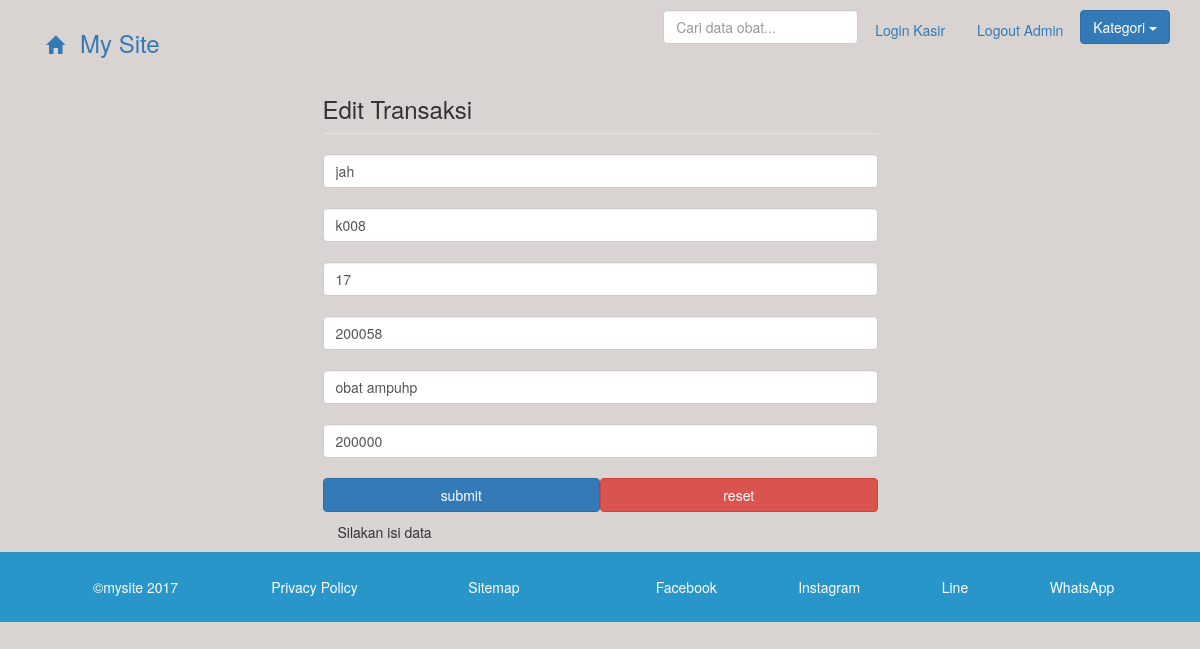
The app's page /edit_transaksi.php?action=edit&id=3 (signed in) with its own data.
### tables this page shows
CREATE TABLE `transaksi` (
  `id` int(11) NOT NULL,
  `nama` varchar(100) NOT NULL,
  `kode_obat` text NOT NULL,
  `jumlah` int(10) NOT NULL,
  `harga` int(10) NOT NULL,
  `kategori` varchar(100) NOT NULL,
  `keterangan` text NOT NULL,
  `total` int(10) NOT NULL
);

### koneksi.php (called while the page is built, shortened)
<?php
include "presets.php";
$presets = new presets("db_apotek11", "root", "");
 ?>

### presets.php (called while the page is built, shortened)
<?php
class presets
{
  public $data;
  function __construct($dbname, $dbuser, $dbpass){
    $this->dbname = $dbname; $this->dbuser = $dbuser; $this->dbpass = $dbpass;
  }
  function koneksi(){
    try {
      $this->pdo = new PDO("mysql:host=localhost;dbname=$this->dbname", $this->dbuser, $this->dbpass);
      return $this->pdo;
    } catch (PDOException $e) {
    }
  }
  function select($table, $column, $data, $mulai, $batas, $sort = "ASC", $integer = false){
    if($integer){
      $this->sql = "select * from $table where $column=$data ORDER BY $column $sort LIMIT $mulai,$batas";
    }else {
      $this->sql = "select * from $table where $column='$data' ORDER BY $column $sort LIMIT $mulai,$batas";
    }
    $this->query = $this->koneksi()->query($this->sql);
    if($this->query){
      while ($this->row = $this->query->fetch(PDO::FETCH_OBJ)) {
        $this->data[] = $this->row;
      }
      return $this->data;
    }
  }
}
 ?>

### edit_transaksi.php (the view)
<?php include "header.php";  include 'loginex.php';?>
<div class="container">
  <div class="row">
    <div class="col-md-6 col-md-offset-3">
<?php
$data = $presets->select("transaksi", "id", $_GET["id"], 0, 10, "asc", true);
foreach ($data as $key => $value) {
echo <<<EOD
<form class="" action="" method="post">
<fieldset>
<legend><h3>Edit Transaksi</h3></legend>
<input type="text" name="nama" placeholder="Nama" value="$value->nama" class="form-control" required><br>
<input type="text" name="kode_obat" placeholder="Kode obat" value="$value->kode_obat" class="form-control" required><br>
<input type="number" name="jumlah" placeholder="Jumlah" value="$value->jumlah"  class="form-control" required><br>
<input type="number" name="harga" placeholder="Harga" value="$value->harga" class="form-control" required><br>
<input type="text" name="keterangan" placeholder="Keterangan" value="$value->keterangan" class="form-control"><br>
<input type="number" name="total" placeholder="Total" value="$value->total" class="form-control required"><br>
<input type="submit" name="submit" value="submit" class="btn col-md-6 btn-primary">
<input type="reset" name="reset" value="reset" class="btn col-md-6 btn-danger">
</fieldset>
</form>
EOD;
}
?>
<div class="col-md-12 padding10">
  <?php
  if (isset($_POST["submit"])) {
  $id = $_GET["id"];
  $column = [
    "nama" => $_POST["nama"],
    "kode_obat" => $_POST["kode_obat"],
    "jumlah" => $_POST["jumlah"],
    "harga" => $_POST["harga"],
    "keterangan" => $_POST["keterangan"],
    "total" => $_POST["total"]
  ];
  $column_c = "id";
  $data = $id;
  $data = $presets->update("transaksi", $column , $column_c, $data);
  if ($data) {
    echo "<div class='bgcolor-green white padding10'>Data berhasil diupdate</div>";
  }else {
    echo "<div class='bg-danger padding10'>Gagal mengupdate data</div>";
  }
}else {
  echo "Silakan isi data";
}
  ?>
</div>
    </div>
  </div>
</div>
<?php include 'footer.php'; ?>

### records on screen
transaksi: nama "jah", kode_obat "k008", jumlah "17", harga "200058", keterangan "obat ampuhp", total "200000"
